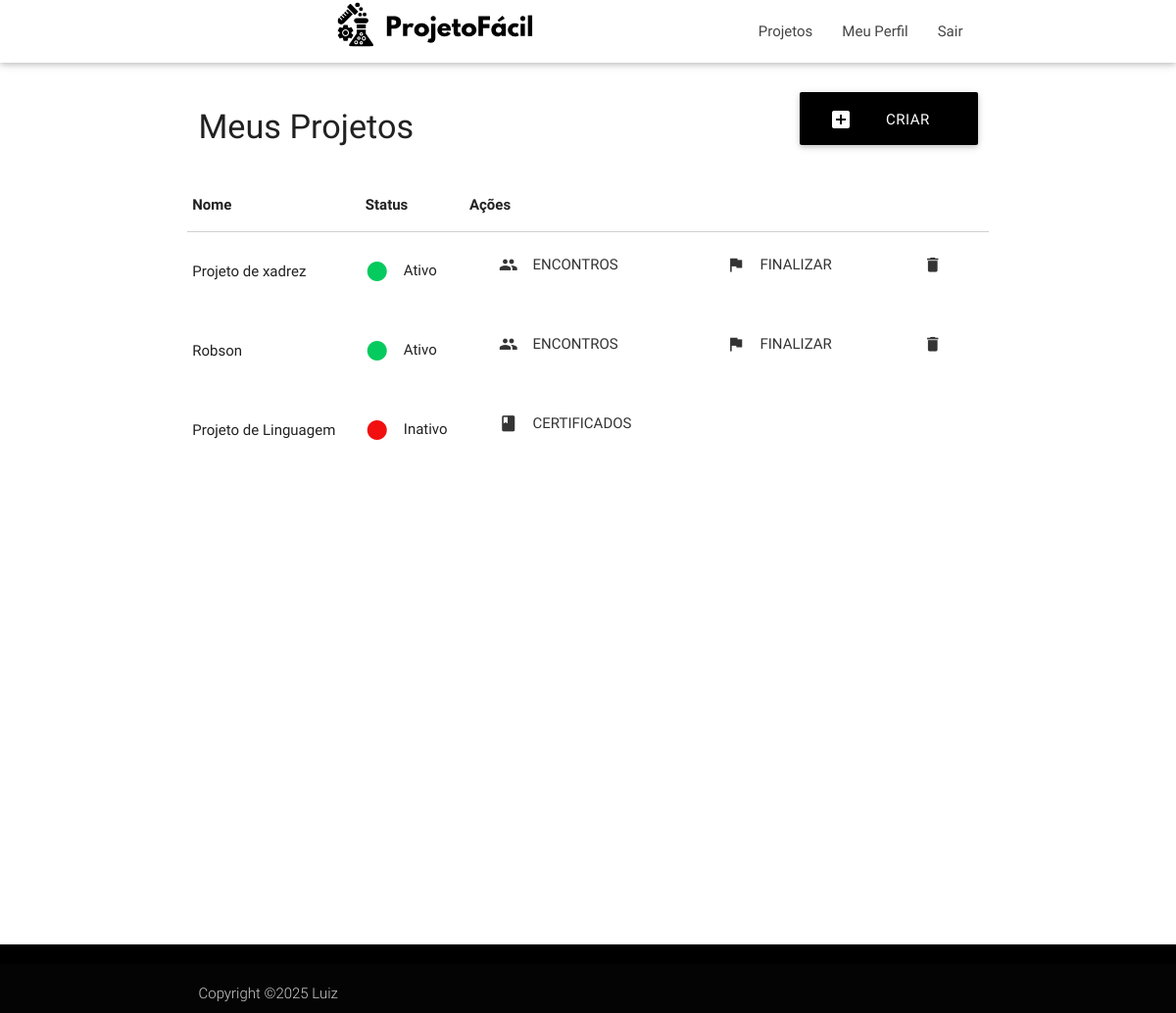
Page /login/professor/professor.php (signed in) on the earlier database version.
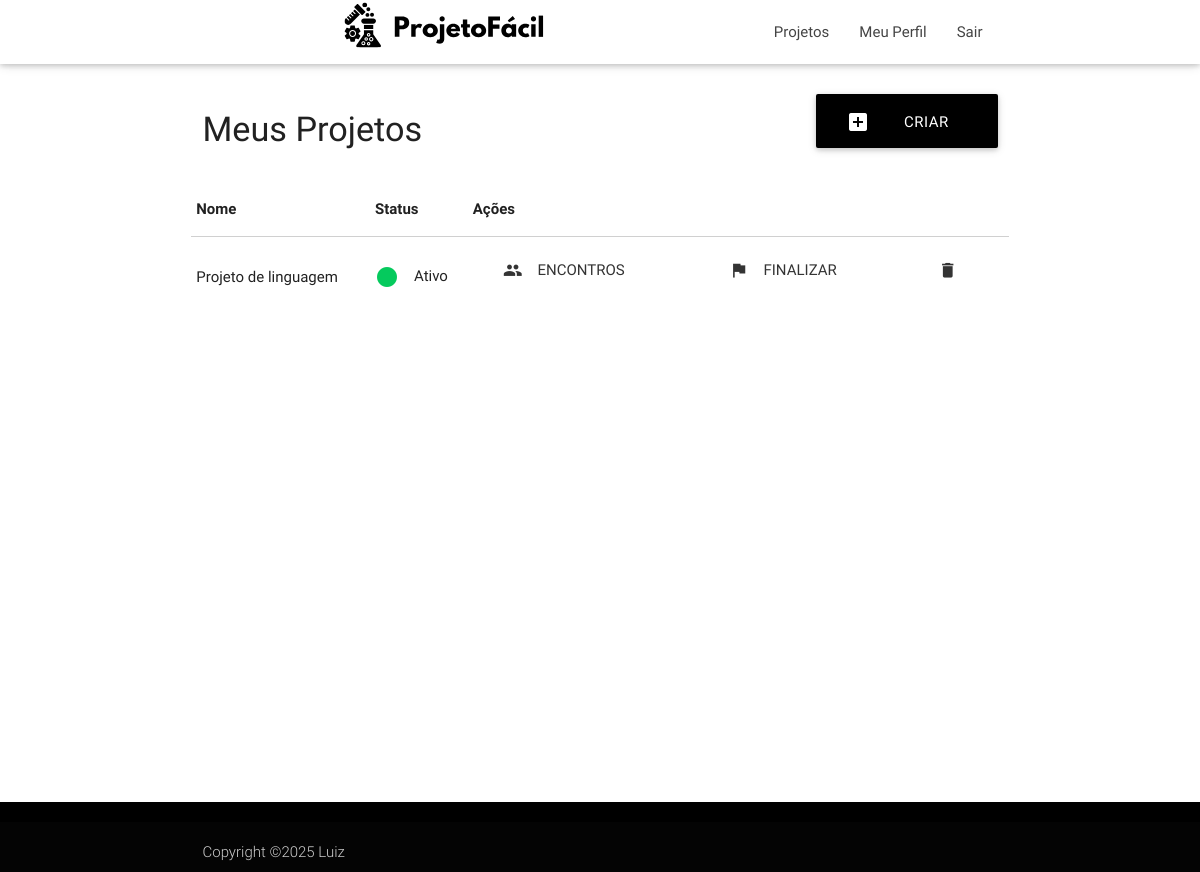
Same page on the later database version.
### tables this page shows
CREATE TABLE IF NOT EXISTS `projeto` (
  `id_projeto` int NOT NULL AUTO_INCREMENT,
  `nome_projeto` varchar(255) DEFAULT NULL,
  `situacao` varchar(255) DEFAULT NULL,
  `fk_projeto_id_professor` int DEFAULT NULL,
  `data_finalizacao` date NOT NULL,
  PRIMARY KEY (`id_projeto`),
  KEY `fk_projeto_id_professor` (`fk_projeto_id_professor`)
);

### Crud/crud_projeto/listar.php (the view, shortened to what this page needs)
<?php
$conexao = conectar();
$id_professor = mysqli_real_escape_string($conexao, $_SESSION['usuario'][1]);
$sql = "SELECT * FROM projeto WHERE fk_projeto_id_professor = '$id_professor' ORDER BY situacao ASC";
$resultado = mysqli_query($conexao, $sql);
$quantidade_linha = $resultado->num_rows;
if ($quantidade_linha == 0) {
    echo "Você não tem projetos cadastrados!";
} else {
?>
    <table class="highlight">
        <thead>
            <tr>
                <th>Nome</th>
                <th>Status</th>
                <th>Ações</th>
            </tr>
        </thead>
        <tbody>
            <?php
            while ($dados = mysqli_fetch_assoc($resultado)) {
                if ($dados['situacao'] == "Ativo") {
                    echo '<tr>';
                    echo '<td>' . $dados['nome_projeto'] . '</td>';
                    echo '<td>' . '<i class="material-icons left" style="color: #05CA5D;">brightness_1</i>' . $dados['situacao'] . '</td>';
                    echo '<td> <a href="../../Crud/crud_encontro/listar.php?id_projeto=' . $dados['id_projeto'] . '" class="waves-effect waves-light  btn-flat"><i class="material-icons left">people</i>Encontros</a> </td>';
                    echo '<td> <a href="../../Crud/crud_projeto/finalizar.php?id_projeto=' . $dados['id_projeto'] . '" class="waves-effect waves-light  btn-flat"><i class="material-icons left">flag</i>Finalizar</a></td>';
                    echo '<td>  <a href="../../Crud/crud_projeto/excluir.php?id_projeto=' . $dados['id_projeto'] . '" class="waves-effect waves-light  btn-flat"><i class="material-icons">delete</i></a></td>';
                    echo '</tr>';
                } else {
                    echo '<tr>';
                    echo '<td>' . $dados['nome_projeto'] . '</td>';
                    echo '<td>' . '<i class="material-icons left" style="color: #F20F10;">brightness_1</i>' . $dados['situacao'] . '</td>';
                    echo '<td> <a href="../../Login/professor/certificadoAluno.php?fk_projeto_id_professor=' . $dados['fk_projeto_id_professor'] . '" class="waves-effect waves-light  btn-flat"><i class="material-icons left">book</i>Certificados</a></td>';
                    echo '</tr>';
                }
            }
            ?>
        </tbody>
    </table>
<?php
}
?>

### Login/professor/professor.php (shortened to what this page needs)
<!DOCTYPE html>
<html lang="pt-br">
<head>
    <link href="../../Style/css/materialize.min.css" type="text/css" rel="stylesheet" media="screen,projection" />
    <link href="../../Style/css/style.css" type="text/css" rel="stylesheet" media="screen,projection" />
</head>
<body>
    <div id="navbar" class="navbar-fixed scrollspy">
        <nav class="white">
            <div class="nav-wrapper container">
                <div class="container">
                    <a class="brand-logo"><img src="../../Style/images/logo.svg" style="height: 50px;"></a>
                </div>
                <ul class="right hide-on-med-and-down">
                    <li><a href=""  > Projetos</a></li>
                    <li><a href="../../Crud/crud_perfil/inicial.php"  >Meu Perfil</a></li>
                    <li><a href="../../index.php"  >Sair</a></li>
                </ul>
            </div>
        </nav>
    </div>
    <div class="container section scrollspy">
        <div class="section">
            <div class="row">
                <div class="col s9">
                    <h4>Meus Projetos</h4>
                </div>
                <div class="col s3">
                    <div>
                        <a href="../../Crud/crud_projeto/formcad.php" class="waves-effect waves-light black btn-large"><i class="material-icons left">add_box</i>criar novo projeto</a>
                    </div>
                </div>
            </div>
            <div class="row">
             <?php
             require_once "../../Crud/crud_projeto/listar.php";
             ?>
            </div>
        </div>
    </div>
    <footer class="page-footer black lighten-1">
        <div class="footer-copyright">
            <div class="container">
                <p>Copyright ©2025 Luiz</p>
            </div>
        </div>
    </footer>
</body>
</html>

### Style/css/style.css (style rules this page uses)
nav ul a, nav .brand-logo { color: #444; }
p { line-height: 2rem; }
footer.page-footer { margin: 0; margin-top: 434px; }
nav { overflow: visible; }
nav li a { -webkit-transition: background .3s ease-in-out; -moz-transition: background .3s ease-in-out; transition: background .3s ease-in-out; }
h4, table { font-family: "Arimo", serif; font-optical-sizing: auto; font-style: normal; }

Differences in the rows shown:
removed projeto: nome_projeto "Projeto de xadrez", situacao "Ativo"
removed projeto: nome_projeto "Robson", situacao "Ativo"
removed projeto: nome_projeto "Projeto de Linguagem", situacao "Inativo"
added projeto: nome_projeto "Projeto de linguagem", situacao "Ativo"
